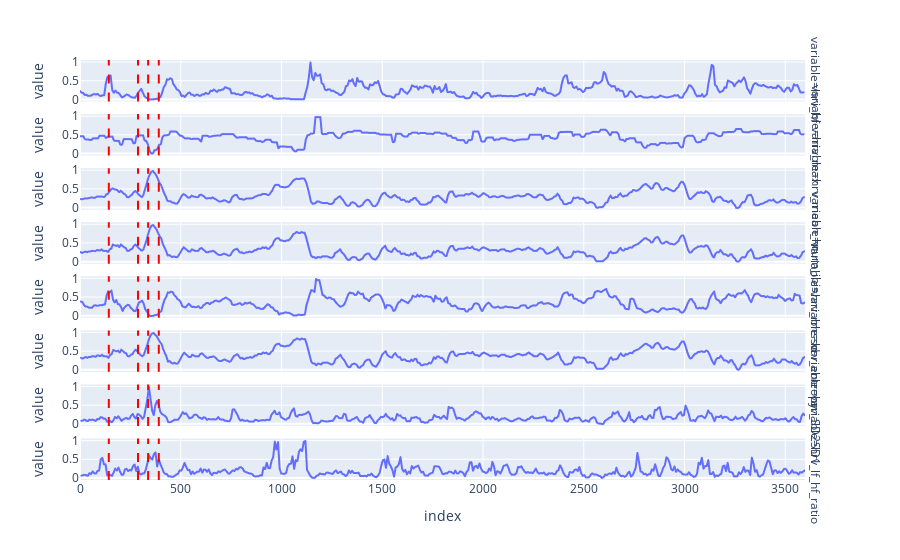

Write notebook code for a chart like this one.
### Code cell
from skchange.change_detectors.moving_window import MovingWindow
from skchange.change_scores import CUSUM

detector = MovingWindow(change_score=CUSUM(), bandwidth=50, threshold_scale=.001)
detected_ecg = detector.fit_predict(scaled_ecg_hrv['hrv_entropy'])


pred_output_fig = plot_multivariate_time_series(scaled_ecg_hrv)
add_changepoint_vlines(pred_output_fig, detected_ecg)

### Figure 1 — Plotly figure (JSON) as saved in the notebook; plotly's stock layout.template omitted (floating-point values rounded to 4 significant figures; data arrays with more than 128 entries replaced by an {"elided": "..."} marker saying what was removed)
{"data": [{"hovertemplate": "variable=hrv_hf<br>index=%{x}<br>value=%{y}<extra></extra>", "legendgroup": "", "line": {"color": "#636efa", "dash": "solid"}, "marker": {"symbol": "circle"}, "mode": "lines", "name": "", "showlegend": false, "type": "scattergl", "x": {"elided": "450 int values"}, "xaxis": "x8", "y": {"elided": "450 float values"}, "yaxis": "y8"}, {"hovertemplate": "variable=hrv_max<br>index=%{x}<br>value=%{y}<extra></extra>", "legendgroup": "", "line": {"color": "#636efa", "dash": "solid"}, "marker": {"symbol": "circle"}, "mode": "lines", "name": "", "showlegend": false, "type": "scattergl", "x": {"elided": "450 int values"}, "xaxis": "x7", "y": {"elided": "450 float values"}, "yaxis": "y7"}, {"hovertemplate": "variable=hrv_mean_hr<br>index=%{x}<br>value=%{y}<extra></extra>", "legendgroup": "", "line": {"color": "#636efa", "dash": "solid"}, "marker": {"symbol": "circle"}, "mode": "lines", "name": "", "showlegend": false, "type": "scattergl", "x": {"elided": "450 int values"}, "xaxis": "x6", "y": {"elided": "450 float values"}, "yaxis": "y6"}, {"hovertemplate": "variable=num_ibis<br>index=%{x}<br>value=%{y}<extra></extra>", "legendgroup": "", "line": {"color": "#636efa", "dash": "solid"}, "marker": {"symbol": "circle"}, "mode": "lines", "name": "", "showlegend": false, "type": "scattergl", "x": {"elided": "450 int values"}, "xaxis": "x5", "y": {"elided": "450 float values"}, "yaxis": "y5"}, {"hovertemplate": "variable=hrv_rmssd<br>index=%{x}<br>value=%{y}<extra></extra>", "legendgroup": "", "line": {"color": "#636efa", "dash": "solid"}, "marker": {"symbol": "circle"}, "mode": "lines", "name": "", "showlegend": false, "type": "scattergl", "x": {"elided": "450 int values"}, "xaxis": "x4", "y": {"elided": "450 float values"}, "yaxis": "y4"}, {"hovertemplate": "variable=hrv_entropy<br>index=%{x}<br>value=%{y}<extra></extra>", "legendgroup": "", "line": {"color": "#636efa", "dash": "solid"}, "marker": {"symbol": "circle"}, "mode": "lines", "name": "", "showlegend": false, "type": "scattergl", "x": {"elided": "450 int values"}, "xaxis": "x3", "y": {"elided": "450 float values"}, "yaxis": "y3"}, {"hovertemplate": "variable=hrv_SD2SD1<br>index=%{x}<br>value=%{y}<extra></extra>", "legendgroup": "", "line": {"color": "#636efa", "dash": "solid"}, "marker": {"symbol": "circle"}, "mode": "lines", "name": "", "showlegend": false, "type": "scattergl", "x": {"elided": "450 int values"}, "xaxis": "x2", "y": {"elided": "450 float values"}, "yaxis": "y2"}, {"hovertemplate": "variable=hrv_lf_hf_ratio<br>index=%{x}<br>value=%{y}<extra></extra>", "legendgroup": "", "line": {"color": "#636efa", "dash": "solid"}, "marker": {"symbol": "circle"}, "mode": "lines", "name": "", "showlegend": false, "type": "scattergl", "x": {"elided": "450 int values"}, "xaxis": "x", "y": {"elided": "450 float values"}, "yaxis": "y"}], "layout": {"annotations": [{"showarrow": false, "text": "variable=hrv_lf_hf_ratio", "textangle": 90, "x": 0.98, "xanchor": "left", "xref": "paper", "y": 0.04938, "yanchor": "middle", "yref": "paper"}, {"showarrow": false, "text": "variable=hrv_SD2SD1", "textangle": 90, "x": 0.98, "xanchor": "left", "xref": "paper", "y": 0.1781, "yanchor": "middle", "yref": "paper"}, {"showarrow": false, "text": "variable=hrv_entropy", "textangle": 90, "x": 0.98, "xanchor": "left", "xref": "paper", "y": 0.3069, "yanchor": "middle", "yref": "paper"}, {"showarrow": false, "text": "variable=hrv_rmssd", "textangle": 90, "x": 0.98, "xanchor": "left", "xref": "paper", "y": 0.4356, "yanchor": "middle", "yref": "paper"}, {"showarrow": false, "text": "variable=num_ibis", "textangle": 90, "x": 0.98, "xanchor": "left", "xref": "paper", "y": 0.5644, "yanchor": "middle", "yref": "paper"}, {"showarrow": false, "text": "variable=hrv_mean_hr", "textangle": 90, "x": 0.98, "xanchor": "left", "xref": "paper", "y": 0.6931, "yanchor": "middle", "yref": "paper"}, {"showarrow": false, "text": "variable=hrv_max", "textangle": 90, "x": 0.98, "xanchor": "left", "xref": "paper", "y": 0.8219, "yanchor": "middle", "yref": "paper"}, {"showarrow": false, "text": "variable=hrv_hf", "textangle": 90, "x": 0.98, "xanchor": "left", "xref": "paper", "y": 0.9506, "yanchor": "middle", "yref": "paper"}], "legend": {"tracegroupgap": 0}, "margin": {"t": 60}, "shapes": [{"line": {"color": "red", "dash": "dash"}, "type": "line", "x0": 143, "x1": 143, "xref": "x", "y0": 0, "y1": 1, "yref": "y domain"}, {"line": {"color": "red", "dash": "dash"}, "type": "line", "x0": 143, "x1": 143, "xref": "x2", "y0": 0, "y1": 1, "yref": "y2 domain"}, {"line": {"color": "red", "dash": "dash"}, "type": "line", "x0": 143, "x1": 143, "xref": "x3", "y0": 0, "y1": 1, "yref": "y3 domain"}, {"line": {"color": "red", "dash": "dash"}, "type": "line", "x0": 143, "x1": 143, "xref": "x4", "y0": 0, "y1": 1, "yref": "y4 domain"}, {"line": {"color": "red", "dash": "dash"}, "type": "line", "x0": 143, "x1": 143, "xref": "x5", "y0": 0, "y1": 1, "yref": "y5 domain"}, {"line": {"color": "red", "dash": "dash"}, "type": "line", "x0": 143, "x1": 143, "xref": "x6", "y0": 0, "y1": 1, "yref": "y6 domain"}, {"line": {"color": "red", "dash": "dash"}, "type": "line", "x0": 143, "x1": 143, "xref": "x7", "y0": 0, "y1": 1, "yref": "y7 domain"}, {"line": {"color": "red", "dash": "dash"}, "type": "line", "x0": 143, "x1": 143, "xref": "x8", "y0": 0, "y1": 1, "yref": "y8 domain"}, {"line": {"color": "red", "dash": "dash"}, "type": "line", "x0": 288, "x1": 288, "xref": "x", "y0": 0, "y1": 1, "yref": "y domain"}, {"line": {"color": "red", "dash": "dash"}, "type": "line", "x0": 288, "x1": 288, "xref": "x2", "y0": 0, "y1": 1, "yref": "y2 domain"}, {"line": {"color": "red", "dash": "dash"}, "type": "line", "x0": 288, "x1": 288, "xref": "x3", "y0": 0, "y1": 1, "yref": "y3 domain"}, {"line": {"color": "red", "dash": "dash"}, "type": "line", "x0": 288, "x1": 288, "xref": "x4", "y0": 0, "y1": 1, "yref": "y4 domain"}, {"line": {"color": "red", "dash": "dash"}, "type": "line", "x0": 288, "x1": 288, "xref": "x5", "y0": 0, "y1": 1, "yref": "y5 domain"}, {"line": {"color": "red", "dash": "dash"}, "type": "line", "x0": 288, "x1": 288, "xref": "x6", "y0": 0, "y1": 1, "yref": "y6 domain"}, {"line": {"color": "red", "dash": "dash"}, "type": "line", "x0": 288, "x1": 288, "xref": "x7", "y0": 0, "y1": 1, "yref": "y7 domain"}, {"line": {"color": "red", "dash": "dash"}, "type": "line", "x0": 288, "x1": 288, "xref": "x8", "y0": 0, "y1": 1, "yref": "y8 domain"}, {"line": {"color": "red", "dash": "dash"}, "type": "line", "x0": 338, "x1": 338, "xref": "x", "y0": 0, "y1": 1, "yref": "y domain"}, {"line": {"color": "red", "dash": "dash"}, "type": "line", "x0": 338, "x1": 338, "xref": "x2", "y0": 0, "y1": 1, "yref": "y2 domain"}, {"line": {"color": "red", "dash": "dash"}, "type": "line", "x0": 338, "x1": 338, "xref": "x3", "y0": 0, "y1": 1, "yref": "y3 domain"}, {"line": {"color": "red", "dash": "dash"}, "type": "line", "x0": 338, "x1": 338, "xref": "x4", "y0": 0, "y1": 1, "yref": "y4 domain"}, {"line": {"color": "red", "dash": "dash"}, "type": "line", "x0": 338, "x1": 338, "xref": "x5", "y0": 0, "y1": 1, "yref": "y5 domain"}, {"line": {"color": "red", "dash": "dash"}, "type": "line", "x0": 338, "x1": 338, "xref": "x6", "y0": 0, "y1": 1, "yref": "y6 domain"}, {"line": {"color": "red", "dash": "dash"}, "type": "line", "x0": 338, "x1": 338, "xref": "x7", "y0": 0, "y1": 1, "yref": "y7 domain"}, {"line": {"color": "red", "dash": "dash"}, "type": "line", "x0": 338, "x1": 338, "xref": "x8", "y0": 0, "y1": 1, "yref": "y8 domain"}, {"line": {"color": "red", "dash": "dash"}, "type": "line", "x0": 391, "x1": 391, "xref": "x", "y0": 0, "y1": 1, "yref": "y domain"}, {"line": {"color": "red", "dash": "dash"}, "type": "line", "x0": 391, "x1": 391, "xref": "x2", "y0": 0, "y1": 1, "yref": "y2 domain"}, {"line": {"color": "red", "dash": "dash"}, "type": "line", "x0": 391, "x1": 391, "xref": "x3", "y0": 0, "y1": 1, "yref": "y3 domain"}, {"line": {"color": "red", "dash": "dash"}, "type": "line", "x0": 391, "x1": 391, "xref": "x4", "y0": 0, "y1": 1, "yref": "y4 domain"}, {"line": {"color": "red", "dash": "dash"}, "type": "line", "x0": 391, "x1": 391, "xref": "x5", "y0": 0, "y1": 1, "yref": "y5 domain"}, {"line": {"color": "red", "dash": "dash"}, "type": "line", "x0": 391, "x1": 391, "xref": "x6", "y0": 0, "y1": 1, "yref": "y6 domain"}, {"line": {"color": "red", "dash": "dash"}, "type": "line", "x0": 391, "x1": 391, "xref": "x7", "y0": 0, "y1": 1, "yref": "y7 domain"}, {"line": {"color": "red", "dash": "dash"}, "type": "line", "x0": 391, "x1": 391, "xref": "x8", "y0": 0, "y1": 1, "yref": "y8 domain"}], "xaxis": {"anchor": "y", "domain": [0, 0.98], "title": {"text": "index"}}, "xaxis2": {"anchor": "y2", "domain": [0, 0.98], "matches": "x", "showticklabels": false}, "xaxis3": {"anchor": "y3", "domain": [0, 0.98], "matches": "x", "showticklabels": false}, "xaxis4": {"anchor": "y4", "domain": [0, 0.98], "matches": "x", "showticklabels": false}, "xaxis5": {"anchor": "y5", "domain": [0, 0.98], "matches": "x", "showticklabels": false}, "xaxis6": {"anchor": "y6", "domain": [0, 0.98], "matches": "x", "showticklabels": false}, "xaxis7": {"anchor": "y7", "domain": [0, 0.98], "matches": "x", "showticklabels": false}, "xaxis8": {"anchor": "y8", "domain": [0, 0.98], "matches": "x", "showticklabels": false}, "yaxis": {"anchor": "x", "domain": [0, 0.09875], "title": {"text": "value"}}, "yaxis2": {"anchor": "x2", "domain": [0.1288, 0.2275], "matches": "y", "title": {"text": "value"}}, "yaxis3": {"anchor": "x3", "domain": [0.2575, 0.3563], "matches": "y", "title": {"text": "value"}}, "yaxis4": {"anchor": "x4", "domain": [0.3862, 0.485], "matches": "y", "title": {"text": "value"}}, "yaxis5": {"anchor": "x5", "domain": [0.515, 0.6138], "matches": "y", "title": {"text": "value"}}, "yaxis6": {"anchor": "x6", "domain": [0.6438, 0.7425], "matches": "y", "title": {"text": "value"}}, "yaxis7": {"anchor": "x7", "domain": [0.7725, 0.8712], "matches": "y", "title": {"text": "value"}}, "yaxis8": {"anchor": "x8", "domain": [0.9012, 1], "matches": "y", "title": {"text": "value"}}}}
